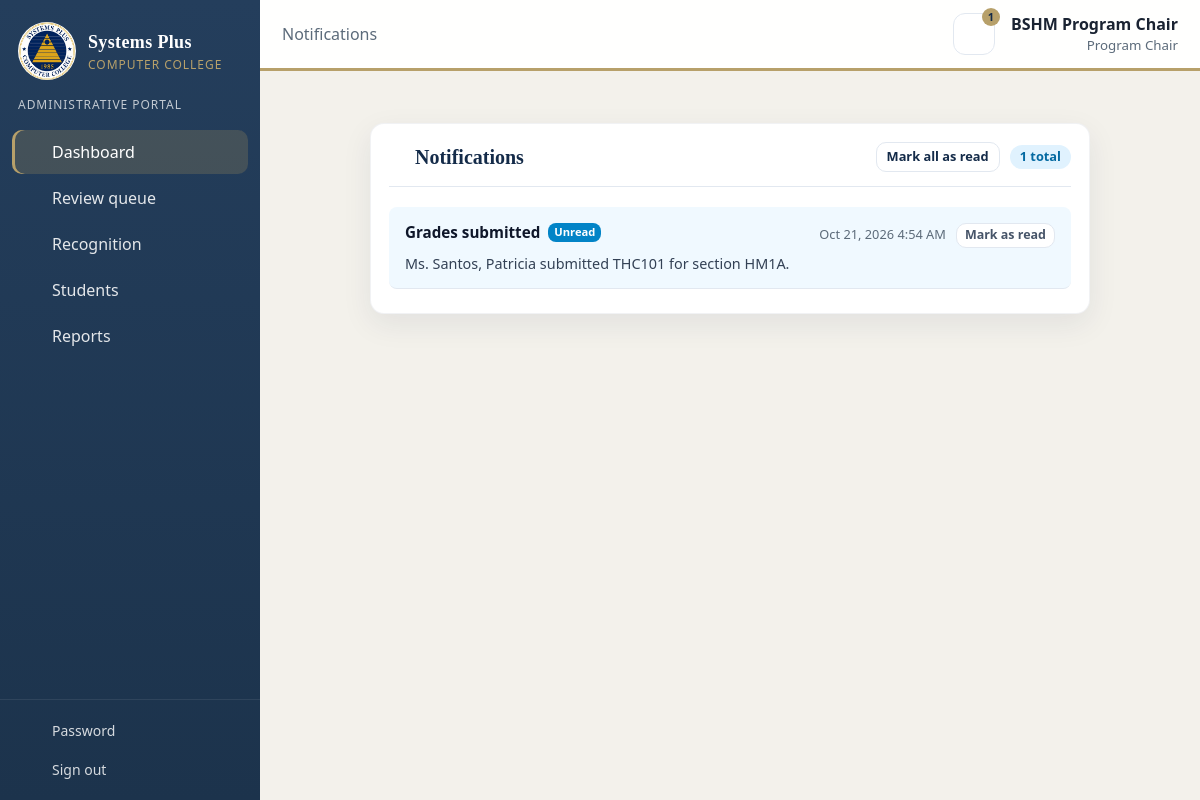
/notifications.php?side=admin (signed in), run on the app's committed database.
### tables this page shows
CREATE TABLE users (
    id INT UNSIGNED NOT NULL AUTO_INCREMENT,
    username VARCHAR(60) NOT NULL,
    password_hash VARCHAR(255) NOT NULL,
    full_name VARCHAR(150) NOT NULL,
    title VARCHAR(20) NOT NULL DEFAULT '',
    email VARCHAR(150) DEFAULT NULL,
    is_active TINYINT(1) NOT NULL DEFAULT 1,
    must_change_password TINYINT(1) NOT NULL DEFAULT 1,
    last_login_at DATETIME DEFAULT NULL,
    created_at TIMESTAMP NOT NULL DEFAULT CURRENT_TIMESTAMP,
    PRIMARY KEY (id),
    UNIQUE KEY uniq_users_username (username)
);

CREATE TABLE notifications (
    id INT UNSIGNED NOT NULL AUTO_INCREMENT,
    user_id INT UNSIGNED NOT NULL,
    title VARCHAR(160) NOT NULL,
    body TEXT NOT NULL,
    link_url VARCHAR(255) DEFAULT NULL,
    is_read TINYINT(1) NOT NULL DEFAULT 0,
    created_at TIMESTAMP NOT NULL DEFAULT CURRENT_TIMESTAMP,
    PRIMARY KEY (id),
    KEY idx_notifications_user (user_id, is_read),
    CONSTRAINT fk_notifications_user FOREIGN KEY (user_id) REFERENCES users (id)
);

### includes/bootstrap.php (called while the page is built, shortened)
<?php
require_once __DIR__ . '/../config/database.php';
function h(?string $value): string
{
    return htmlspecialchars($value ?? '', ENT_QUOTES, 'UTF-8');
}
function url(string $path = '', array $query = []): string
{
    $fragment = '';
    $hash = strpos($path, '#');
    $qpos = strpos($path, '?');
    if ($qpos !== false) {
        parse_str(substr($path, $qpos + 1), $inline);
        foreach ($inline as $key => $value) {
            if (!array_key_exists($key, $query)) {
                $query[$key] = $value;
            }
        }
        $path = substr($path, 0, $qpos);
    }
    $base = rtrim(APP_BASE_PATH, '/');
    $path = ltrim($path, '/');
    $full = $path === '' ? $base : ($base === '' ? '/' . $path : $base . '/' . $path);
    if ($full === '') {
        $full = '/';
    }
    $parts = explode('/', $full);
    $encoded = implode('/', array_map(static fn (string $part): string => rawurlencode($part), $parts));
    if ($query !== []) {
        $encoded .= '?' . http_build_query($query);
    }
    return $encoded;
}
    ?>
    <?php
function asset_url(string $path): string
{
    $relative = ltrim($path, '/');
    $file = dirname(__DIR__) . DIRECTORY_SEPARATOR . str_replace('/', DIRECTORY_SEPARATOR, $relative);
    $query = is_file($file) ? ['v' => (string) filemtime($file)] : [];
    return url($relative, $query);
}
function fmt_when(?string $value): string
{
    $time = strtotime($value);
    return $time === false ? h($value) : date('M j, Y g:i A', $time);
}

### includes/auth.php (called while the page is built, shortened)
<?php
function current_user(): ?array
{
    static $loaded = false;
    static $user = null;
    if ($loaded) {
        return $user;
    }
    $loaded = true;
    $stmt = db()->prepare('SELECT * FROM users WHERE id = ? AND is_active = 1');
    $stmt->execute([(int) $_SESSION['uid']]);
    $row = $stmt->fetch();
    $roles = db()->prepare(
        'SELECT r.code, r.name, ur.program_id
         FROM user_roles ur
         JOIN roles r ON r.id = ur.role_id
         WHERE ur.user_id = ?'
    );
    $roles->execute([(int) $row['id']]);
    $row['role_rows'] = $roles->fetchAll();
    $row['roles'] = array_column($row['role_rows'], 'code');
    $row['portal'] = $_SESSION['portal'] ?? 'admin';
    $row['role_label'] = role_label($row);
    return $user = $row;
}
function role_label(array $user): string
{
    $names = [];
    foreach ($user['role_rows'] as $role) {
        $names[] = $role['name'];
    }
    return $names === [] ? 'User' : implode(', ', $names);
}
function display_name(array $person): string
{
    $title = trim((string) ($person['title'] ?? ''));
    $name = trim((string) ($person['full_name'] ?? ''));
    return trim($title . ' ' . $name);
}
function can(array $user, string $permission): bool
{
    $map = [
        'manage_users' => ['system_admin'],
        'manage_faculty' => ['system_admin'],
        'manage_academics' => ['system_admin'],
        'import' => ['system_admin'],
        'rules' => ['system_admin'],
        'settings' => ['system_admin'],
        'queue' => ['program_chair', 'college_oic', 'osa', 'registrar', 'system_admin'],
        'scholarships' => ['registrar', 'system_admin'],
        'reports' => ['program_chair', 'college_oic', 'osa', 'registrar', 'system_admin'],
        'evaluations' => ['system_admin'],
        'recognition' => ['program_chair', 'college_oic', 'osa', 'registrar', 'system_admin'],
        'analytics' => ['system_admin'],
        'audit' => ['system_admin'],
        'students_write' => ['system_admin'],
        'students_read' => ['program_chair', 'registrar', 'system_admin'],
        'finalize' => ['registrar'],
    ];
    return (bool) array_intersect($user['roles'], $map[$permission] ?? []);
}
function require_user(): array
{
    $user = current_user();
    return $user;
}
function unread_count(int $userId): int
{
    $stmt = db()->prepare('SELECT COUNT(*) FROM notifications WHERE user_id = ? AND is_read = 0');
    $stmt->execute([$userId]);
    return (int) $stmt->fetchColumn();
}

### config/database.php (called while the page is built, shortened)
<?php
require_once __DIR__ . '/config.php';
function db(): PDO
{
    static $pdo = null;
    if ($pdo instanceof PDO) {
        return $pdo;
    }
    $dsn = 'mysql:host=' . DB_HOST . ';port=' . DB_PORT . ';dbname=' . DB_NAME . ';charset=utf8mb4';
    $pdo = new PDO($dsn, DB_USER, DB_PASS, [
        PDO::ATTR_ERRMODE => PDO::ERRMODE_EXCEPTION,
        PDO::ATTR_DEFAULT_FETCH_MODE => PDO::FETCH_ASSOC,
        PDO::ATTR_EMULATE_PREPARES => false,
    ]);
    return $pdo;
}

### config/config.php (called while the page is built, shortened)
<?php
function load_env_file(string $file): void
{
    $lines = file($file, FILE_IGNORE_NEW_LINES);
    foreach ($lines as $line) {
        $line = trim($line);
        $pos = strpos($line, '=');
        $key = trim(substr($line, 0, $pos));
    }
}

### notifications.php (the view, shortened to what this page needs)
<?php
require_once __DIR__ . '/includes/bootstrap.php';
require_once __DIR__ . '/includes/auth.php';
require_once __DIR__ . '/includes/layout.php';
$user = require_user();
$userId = (int) $user['id'];
$rows = db()->prepare('SELECT * FROM notifications WHERE user_id = ? ORDER BY created_at DESC LIMIT 50');
$rows->execute([$userId]);
$rows = $rows->fetchAll();
$unreadCount = 0;
foreach ($rows as $r) {
    if ((int) $r['is_read'] === 0) {
        $unreadCount++;
    }
}
layout_start('Notifications', 'dash', [['label' => 'Notifications']]);
?>
<div style="max-width: 720px; margin: 24px auto 0;">
    <section class="card" style="margin: 0;">
        <div class="card-head" style="display: flex; align-items: center; justify-content: space-between; border-bottom: 1px solid var(--line, #e2e8f0); padding-bottom: 14px; margin-bottom: 20px; flex-wrap: wrap; gap: 10px;">
            <h2 style="margin: 0; font-size: 1.25rem; font-weight: 700; display: flex; align-items: center; gap: 8px;">
                <?= icon('bell') ?> Notifications
            </h2>
            <div style="display: flex; align-items: center; gap: 10px;">
                <?php if ($unreadCount > 0): ?>
                    <form method="post" style="margin: 0;">
                        <button class="btn btn-ghost btn-sm" type="submit" style="font-size: 0.8rem; padding: 4px 10px;">
                            Mark all as read
                        </button>
                    </form>
                <?php endif; ?>
                <?php if ($rows !== []): ?>
                    <span class="badge" style="background: #e0f2fe; color: #0369a1; font-weight: 600; padding: 2px 10px; border-radius: 12px; font-size: 0.8rem;">
                        <?= count($rows) ?> total
                    </span>
                <?php endif; ?>
            </div>
        </div>
        <?php if ($rows === []): ?>
            <div style="text-align: center; padding: 40px 20px; color: var(--muted, #64748b);">
                <div class="empty-icon"><?= icon('bell') ?></div>
                <p class="empty" style="margin: 0; font-weight: 500;">No notifications yet.</p>
                <small>Updates about your classes and grade submissions will appear here.</small>
            </div>
        <?php else: ?>
            <ul class="timeline" style="list-style: none; padding: 0; margin: 0;">
                <?php foreach ($rows as $row): ?>
                    <?php
                    $isUnread = ((int)$row['is_read'] === 0);
                    $linkUrl = $row['link_url'] ? url($row['link_url']) : '';
                    ?>
                    <li
                        onclick="<?= $linkUrl !== '' ? 'document.getElementById(\'notif-open-' . (int)$row['id'] . '\').submit();' : '' ?>"
                        style="padding: 14px 16px; border-bottom: 1px solid var(--line, #f1f5f9); border-radius: 8px; margin-bottom: 6px; transition: background 0.15s ease; <?= $isUnread ? 'background: #f0f9ff;' : 'background: #ffffff;' ?> <?= $linkUrl !== '' ? 'cursor: pointer;' : '' ?>"
                        onmouseover="this.style.background='<?= $isUnread ? '#e0f2fe' : '#f8fafc' ?>'"
                        onmouseout="this.style.background='<?= $isUnread ? '#f0f9ff' : '#ffffff' ?>'"
                    >
                        <div style="display: flex; justify-content: space-between; align-items: flex-start; gap: 12px;">
                            <div style="display: flex; align-items: center; gap: 8px; flex: 1;">
                                <strong style="font-size: 0.95rem; color: var(--fg, #0f172a);"><?= h($row['title']) ?></strong>
                                <?php if ($isUnread): ?>
                                    <span class="badge" style="background: #0284c7; color: #ffffff; font-size: 0.7rem; padding: 1px 6px; border-radius: 8px;">Unread</span>
                                <?php endif; ?>
                            </div>
                            <div style="display: flex; align-items: center; gap: 10px;" onclick="event.stopPropagation();">
                                <small style="color: var(--muted, #64748b); white-space: nowrap; font-size: 0.8rem;"><?= fmt_when($row['created_at']) ?></small>
                                <?php if ($isUnread): ?>
                                    <form method="post" style="margin: 0;">
                                        <button class="btn btn-ghost btn-sm" type="submit" style="font-size: 0.78rem; padding: 2px 8px; color: #475569;">
                                            Mark as read
                                        </button>
                                    </form>
                                <?php endif; ?>
                            </div>
                        </div>
                        <div style="margin-top: 6px; font-size: 0.9rem; color: var(--body, #334155); line-height: 1.4;">
                            <?= h($row['body']) ?>
                        </div>
                    </li>
                <?php endforeach; ?>
            </ul>
        <?php endif; ?>
    </section>
</div>
<?php layout_end(); ?>

### includes/layout.php (shortened to what this page needs)
<?php
function icon(string $name): string
{
    $body = $paths[$name] ?? $paths['record'];
    return '<svg class="ico" viewBox="0 0 24 24" fill="none" stroke="currentColor" stroke-width="1.75" stroke-linecap="round" stroke-linejoin="round" aria-hidden="true">' . $body . '</svg>';
}
function nav_items(array $user): array
{
    $items = [
        ['id' => 'dash', 'href' => 'admin/dashboard.php', 'icon' => 'dashboard', 'label' => 'Dashboard'],
    ];
    if (can($user, 'queue')) {
        $items[] = ['id' => 'queue', 'href' => 'admin/queue.php', 'icon' => 'queue', 'label' => 'Review queue'];
    }
    if (can($user, 'recognition')) {
        $items[] = ['id' => 'recognition', 'href' => 'admin/recognition.php', 'icon' => 'final', 'label' => 'Recognition'];
    }
    if (can($user, 'students_read')) {
        $items[] = ['id' => 'students', 'href' => 'admin/students.php', 'icon' => 'students', 'label' => 'Students'];
    }
    if (can($user, 'reports')) {
        $items[] = ['id' => 'reports', 'href' => 'admin/reports.php', 'icon' => 'reports', 'label' => 'Reports'];
    }
    return $items;
}
function layout_start(string $title, string $active, array $crumbs = [], string $bodyClass = '', array $side = []): void
{
    $user = current_user();
    $unread = $user ? unread_count((int) $user['id']) : 0;
    ?>
<!DOCTYPE html>
<html lang="en">
<head>
    <link rel="stylesheet" href="<?= h(asset_url('assets/css/app.css')) ?>">
</head>
<body class="<?= h($bodyClass) ?>">
<div class="shell">
    <aside class="sidebar" id="sidebar">
        <a class="brand" href="<?= h(url(($user['portal'] ?? '') === 'admin' ? 'admin/dashboard.php' : 'professor/dashboard.php')) ?>">
            <img src="<?= h(url('img/logo.png')) ?>" alt="">
            <span>
                <strong>Systems Plus</strong>
                <em>Computer College</em>
            </span>
        </a>
        <p class="portal-tag"><?= ($user['portal'] ?? '') === 'admin' ? 'Administrative portal' : 'Professor portal' ?></p>
        <nav class="sidenav" aria-label="Primary">
            <?php foreach (nav_items($user) as $item): ?>
                <a class="<?= $item['id'] === $active ? 'is-active' : '' ?>" href="<?= h(url($item['href'])) ?>"><?= icon($item['icon']) ?><span><?= h($item['label']) ?></span></a>
            <?php endforeach; ?>
        </nav>
        <div class="side-foot">
            <a href="<?= h(url('password.php', ['side' => ($user['portal'] ?? '') === 'admin' ? 'admin' : 'professor'])) ?>"><?= icon('key') ?><span>Password</span></a>
            <a href="<?= h(url('logout.php', ['side' => ($user['portal'] ?? '') === 'admin' ? 'admin' : 'professor'])) ?>"><?= icon('logout') ?><span>Sign out</span></a>
        </div>
    </aside>
    <div class="workspace">
        <header class="topbar">
            <div class="crumbs">
                <?php if ($crumbs === []): ?>
                    <span><?= h($title) ?></span>
                <?php else: ?>
                    <?php foreach ($crumbs as $i => $crumb): ?>
                        <?php if (!empty($crumb['href'])): ?>
                            <a href="<?= h(url($crumb['href'])) ?>"><?= h($crumb['label']) ?></a>
                        <?php else: ?>
                            <span><?= h($crumb['label']) ?></span>
                        <?php endif; ?>
                    <?php endforeach; ?>
                <?php endif; ?>
            </div>
            <div class="top-actions">
                <a class="bell" href="<?= h(url('notifications.php', ['side' => ($user['portal'] ?? '') === 'admin' ? 'admin' : 'professor'])) ?>" aria-label="Notifications">
                    <?= icon('bell') ?>
                    <?php if ($unread > 0): ?><span><?= $unread ?></span><?php endif; ?>
                </a>
                <div class="who">
                    <strong><?= h(display_name($user)) ?></strong>
                    <small><?= h($user['role_label']) ?></small>
                </div>
            </div>
        </header>
        <main id="content" class="content">
    <?php
}
function layout_end(string $extraJs = ''): void
{
    ?>
        </main>
    </div>
</div>
</body>
</html>
    <?php
}

### data on the page
users: full_name "BSHM Program Chair"
notifications: title "Grades submitted", is_read "Unread", created_at "Oct 21, 2026 4:54 AM", body "Ms. Santos, Patricia submitted THC101 for section HM1A."

### other printed values
$item['label'] "Dashboard"
$item['label'] "Review queue"
$item['label'] "Recognition"
$item['label'] "Students"
$item['label'] "Reports"
$crumb['label'] "Notifications"
$unread "1"
$user['role_label'] "Program Chair"
count($rows) "1"
